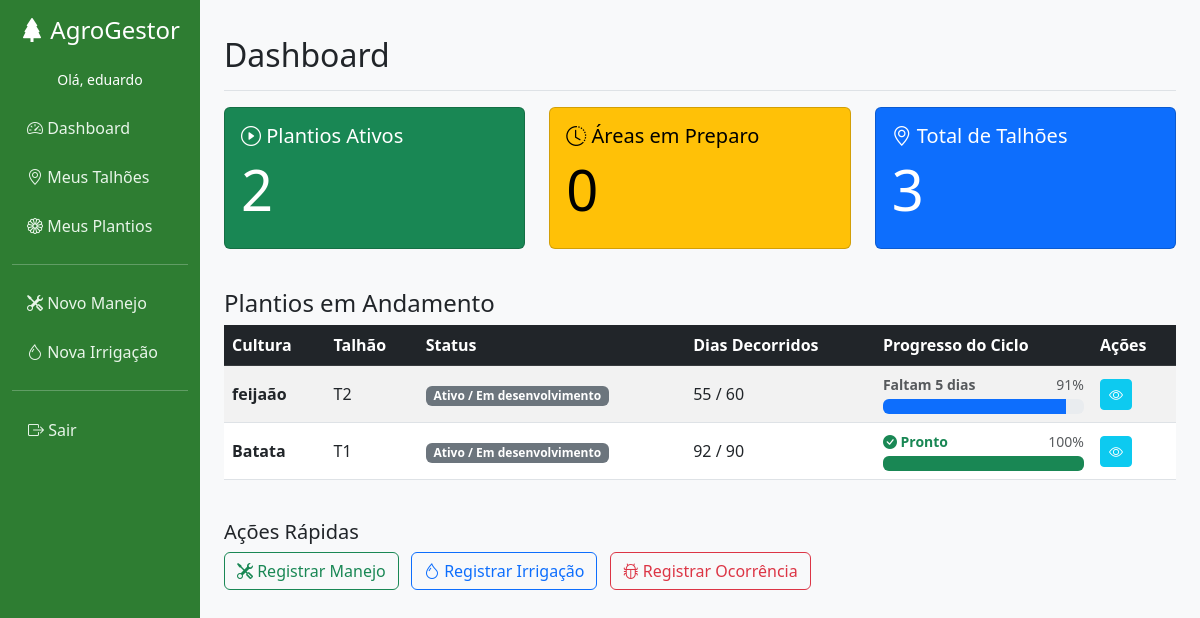
Before: / (signed in) with the older database file.
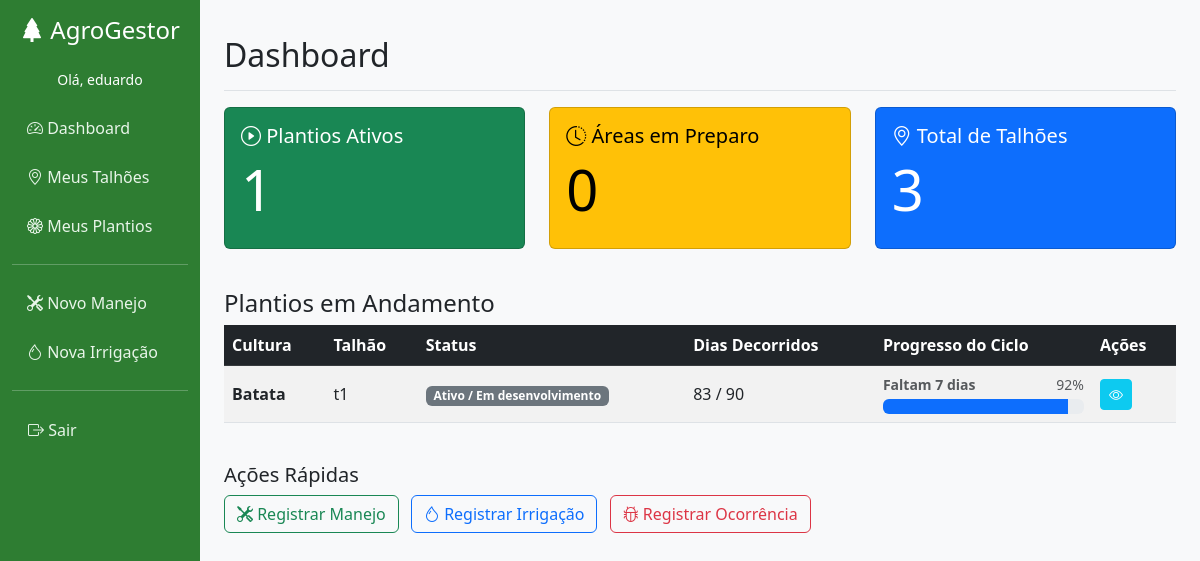
After: the same page with the newer database file.
### core/models.py (models this page shows, shortened)
class Plantio(models.Model):
    STATUS_CHOICES = [
        ('PREPARO', 'Preparo do talhão'),
        ('ATIVO', 'Ativo / Em desenvolvimento'),
        ('COLHEITA', 'Em Colheita'),
        ('FINALIZADO', 'Finalizado'),
    ]
    talhao = models.ForeignKey(Talhao, on_delete=models.CASCADE, related_name='plantios')
    cultura = models.CharField(max_length=100, blank=True, null=True, default="Preparo de Solo")
    variedade = models.CharField(max_length=100, blank=True, null=True)
    data_plantio = models.DateField(blank=True, null=True)
    ciclo_dias_estimado = models.PositiveIntegerField('Ciclo (dias)', blank=True, null=True, default=0)
    status = models.CharField(max_length=20, choices=STATUS_CHOICES, default='PREPARO')
    def dias_decorridos(self):
        if self.data_plantio:
            delta = date.today() - self.data_plantio
            return max(0, delta.days)
        return 0
    def dias_passados(self):
        return self.dias_decorridos()
    def dias_restantes(self):
        if not self.data_plantio or not self.ciclo_dias_estimado:
            return 0
        restantes = self.ciclo_dias_estimado - self.dias_passados()
        return max(0, restantes)
    def progresso_ciclo_porcentagem(self):
        if not self.data_plantio or not self.ciclo_dias_estimado:
            return 0
        decorridos = self.dias_decorridos()
        if decorridos >= self.ciclo_dias_estimado:
            return 100
        return int((decorridos / self.ciclo_dias_estimado) * 100)
    def porcentagem_progresso(self):
        return self.progresso_ciclo_porcentagem()

class Talhao(models.Model):
    TIPO_SOLO_CHOICES = [
        ('Arenoso', 'Arenoso'),
        ('Argiloso', 'Argiloso'),
        ('Misto', 'Misto'),
        ('Siltoso', 'Siltoso'),
        ('Outro', 'Outro'),
    ]
    usuario = models.ForeignKey(User, on_delete=models.CASCADE, related_name='talhoes')
    nome = models.CharField(max_length=100)
    area_m2 = models.DecimalField('Área (m²)', max_digits=10, decimal_places=2)
    tipo_solo = models.CharField(max_length=50, choices=TIPO_SOLO_CHOICES, default='Misto')
    coordenadas = models.JSONField(null=True, blank=True)
    observacoes = models.TextField(blank=True, null=True)

### core/views.py (the view)
# urls.py: path('', views.DashboardView.as_view(), name='dashboard'),
class DashboardView(LoginRequiredMixin, TemplateView):
    template_name = 'core/dashboard.html'
    def get_context_data(self, **kwargs):
        context = super().get_context_data(**kwargs)
        user = self.request.user
        plantios = Plantio.objects.filter(talhao__usuario=user)
        context['plantios_ativos'] = plantios.filter(status='ATIVO').count()
        context['areas_preparo'] = plantios.filter(status='PREPARO').count()
        context['total_talhoes'] = Talhao.objects.filter(usuario=user).count()
        context['plantios_andamento'] = plantios.exclude(status='FINALIZADO').order_by('-data_plantio')
        return context

### templates/core/dashboard.html (shortened to what this page needs)
{% extends 'index.html' %}
{% block content %}
<div class="d-flex justify-content-between flex-wrap flex-md-nowrap align-items-center pt-3 pb-2 mb-3 border-bottom">
    <h1 class="h2">Dashboard</h1>
</div>
<div class="row mb-4">
    <div class="col-md-4 mb-3">
        <div class="card text-bg-success">
            <div class="card-body">
                <h5 class="card-title"><i class="bi bi-play-circle"></i> Plantios Ativos</h5>
                <h2 class="display-4">{{ plantios_ativos }}</h2>
            </div>
        </div>
    </div>
    <div class="col-md-4 mb-3">
        <div class="card text-bg-warning">
            <div class="card-body">
                <h5 class="card-title"><i class="bi bi-clock-history"></i> Áreas em Preparo</h5>
                <h2 class="display-4">{{ areas_preparo }}</h2>
            </div>
        </div>
    </div>
    <div class="col-md-4 mb-3">
        <div class="card text-bg-primary">
            <div class="card-body">
                <h5 class="card-title"><i class="bi bi-geo-alt"></i> Total de Talhões</h5>
                <h2 class="display-4">{{ total_talhoes }}</h2>
            </div>
        </div>
    </div>
</div>
<h4>Plantios em Andamento</h4>
<div class="table-responsive">
    <table class="table table-striped table-hover align-middle">
        <thead class="table-dark">
            <tr>
                <th>Cultura</th>
                <th>Talhão</th>
                <th>Status</th>
                <th>Dias Decorridos</th>
                <th>Progresso do Ciclo</th>
                <th>Ações</th>
            </tr>
        </thead>
        <tbody>
            {% for p in plantios_andamento %}
            <tr>
                <td><strong>{{ p.cultura }}</strong></td>
                <td>{{ p.talhao.nome }}</td>
                <td><span class="badge bg-secondary">{{ p.get_status_display }}</span></td>
                <td>{{ p.dias_decorridos }} / {{ p.ciclo_dias_estimado }}</td>
                <td>
                    <div class="d-flex justify-content-between align-items-center mb-1">
                        <small class="text-muted fw-bold">
                            {% if p.dias_restantes <= 0 %}
                                <span class="text-success"><i class="bi bi-check-circle-fill"></i> Pronto</span>
                            {% else %}
                                Faltam {{ p.dias_restantes }} dias
                            {% endif %}
                        </small>
                        <small class="text-muted">{{ p.porcentagem_progresso }}%</small>
                    </div>
                    <div class="progress" style="height: 15px;">
                        <div class="progress-bar {% if p.porcentagem_progresso >= 100 %}bg-success{% else %}bg-primary{% endif %}" role="progressbar" style="width: {{ p.porcentagem_progresso }}%;" aria-valuenow="{{ p.porcentagem_progresso }}" aria-valuemin="0" aria-valuemax="100"></div>
                    </div>
                </td>
                <td>
                    <a href="{% url 'plantio_detail' p.id %}" class="btn btn-sm btn-info text-white" title="Detalhes"><i class="bi bi-eye"></i></a>
                </td>
            </tr>
            {% empty %}
            <tr>
                <td colspan="6" class="text-center">Nenhum plantio em andamento.</td>
            </tr>
            {% endfor %}
        </tbody>
    </table>
</div>
<div class="mt-4">
    <h5>Ações Rápidas</h5>
    <a href="{% url 'manejo_create' %}" class="btn btn-outline-success me-2"><i class="bi bi-tools"></i> Registrar Manejo</a>
    <a href="{% url 'irrigacao_create' %}" class="btn btn-outline-primary me-2"><i class="bi bi-droplet"></i> Registrar Irrigação</a>
    <a href="{% url 'ocorrencia_create' %}" class="btn btn-outline-danger"><i class="bi bi-bug"></i> Registrar Ocorrência</a>
</div>
{% endblock %}

### templates/index.html (shortened to what this page needs)
<!DOCTYPE html>
<html lang="pt-br">
<head>
    <link href="https://cdn.jsdelivr.net/npm/bootstrap@5.3.0/dist/css/bootstrap.min.css" rel="stylesheet">
    <link rel="stylesheet" href="https://cdn.jsdelivr.net/npm/bootstrap-icons@1.10.5/font/bootstrap-icons.css">
</head>
<body>
    <div class="container-fluid">
        <div class="row">
            <nav id="sidebarMenu" class="col-md-3 col-lg-2 d-md-block sidebar collapse">
                <div class="position-sticky pt-3">
                    <h4 class="text-center mb-4 d-none d-md-block"><i class="bi bi-tree-fill"></i> AgroGestor</h4>
                    {% if user.is_authenticated %}
                        <p class="text-center small">Olá, {{ user.username }}</p>
                        <a href="{% url 'dashboard' %}"><i class="bi bi-speedometer2"></i> Dashboard</a>
                        <a href="{% url 'talhao_list' %}"><i class="bi bi-geo-alt"></i> Meus Talhões</a>
                        <a href="{% url 'plantio_list' %}"><i class="bi bi-flower1"></i> Meus Plantios</a>
                        <hr class="text-light">
                        <a href="{% url 'manejo_create' %}"><i class="bi bi-tools"></i> Novo Manejo</a>
                        <a href="{% url 'irrigacao_create' %}"><i class="bi bi-droplet"></i> Nova Irrigação</a>
                        <hr class="text-light">
                        <form method="post" action="{% url 'logout' %}">
                            <button type="submit" class="btn btn-link text-start w-100" style="color: #e8f5e9; padding: 10px 15px; text-decoration: none;">
                                <i class="bi bi-box-arrow-right"></i> Sair
                            </button>
                        </form>
                    {% else %}
                        <a href="{% url 'login' %}"><i class="bi bi-box-arrow-in-right"></i> Entrar</a>
                        <a href="{% url 'signup' %}"><i class="bi bi-person-plus"></i> Cadastrar</a>
                    {% endif %}
                </div>
            </nav>
            <main class="col-md-9 ms-sm-auto col-lg-10 px-md-4 content-area">
                {% block content %}
                {% endblock %}
            </main>
        </div>
    </div>
</body>
</html>

### templates/index.html (style rules this page uses)
body { background-color: #f8f9fa; }
.sidebar { min-height: 100vh; background-color: #2e7d32; color: white; }
.sidebar a { color: #e8f5e9; text-decoration: none; display: block; padding: 10px 15px; border-radius: 4px; margin-bottom: 5px; }
.content-area { padding: 20px; }

Changed rows visible on the page:
removed Plantio: cultura "feijaão", talhao.nome "T2", status "Ativo / Em desenvolvimento", dias_decorridos "55", ciclo_dias_estimado "60", dias_restantes "5", porcentagem_progresso "91"
changed Plantio "Batata": talhao.nome "T1" → "t1"; dias_decorridos "92" → "83"; dias_restantes (not shown) → "7"; porcentagem_progresso "100" → "92"; data_plantio "Pronto" → "Faltam dias"
Other visible differences:
{{ plantios_ativos }}: "2" → "1"
